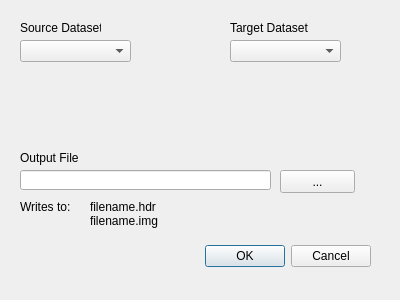
<?xml version="1.0" encoding="UTF-8"?>
<ui version="4.0">
 <class>RegistrationDialog</class>
 <widget class="QDialog" name="RegistrationDialog">
  <property name="geometry">
   <rect>
    <x>0</x>
    <y>0</y>
    <width>400</width>
    <height>300</height>
   </rect>
  </property>
  <property name="windowTitle">
   <string>Registratrion Dialog</string>
  </property>
  <widget class="QDialogButtonBox" name="buttonBox">
   <property name="geometry">
    <rect>
     <x>30</x>
     <y>240</y>
     <width>341</width>
     <height>32</height>
    </rect>
   </property>
   <property name="orientation">
    <enum>Qt::Horizontal</enum>
   </property>
   <property name="standardButtons">
    <set>QDialogButtonBox::Cancel|QDialogButtonBox::Ok</set>
   </property>
  </widget>
  <widget class="QLabel" name="lbl_src_ds">
   <property name="geometry">
    <rect>
     <x>20</x>
     <y>20</y>
     <width>81</width>
     <height>16</height>
    </rect>
   </property>
   <property name="text">
    <string>Source Dataset</string>
   </property>
  </widget>
  <widget class="QLabel" name="lbl_target_ds">
   <property name="geometry">
    <rect>
     <x>230</x>
     <y>20</y>
     <width>81</width>
     <height>16</height>
    </rect>
   </property>
   <property name="text">
    <string>Target Dataset</string>
   </property>
  </widget>
  <widget class="QComboBox" name="src_ds_combo">
   <property name="geometry">
    <rect>
     <x>20</x>
     <y>40</y>
     <width>111</width>
     <height>22</height>
    </rect>
   </property>
  </widget>
  <widget class="QComboBox" name="target_ds_combo">
   <property name="geometry">
    <rect>
     <x>230</x>
     <y>40</y>
     <width>111</width>
     <height>22</height>
    </rect>
   </property>
  </widget>
  <widget class="QLabel" name="lbl_file">
   <property name="geometry">
    <rect>
     <x>20</x>
     <y>150</y>
     <width>81</width>
     <height>16</height>
    </rect>
   </property>
   <property name="text">
    <string>Output File</string>
   </property>
  </widget>
  <widget class="QLineEdit" name="ledit_filename">
   <property name="geometry">
    <rect>
     <x>20</x>
     <y>170</y>
     <width>251</width>
     <height>20</height>
    </rect>
   </property>
  </widget>
  <widget class="QPushButton" name="btn_file">
   <property name="geometry">
    <rect>
     <x>280</x>
     <y>170</y>
     <width>75</width>
     <height>23</height>
    </rect>
   </property>
   <property name="text">
    <string>...</string>
   </property>
  </widget>
  <widget class="QLabel" name="lbl_writes_to">
   <property name="geometry">
    <rect>
     <x>20</x>
     <y>200</y>
     <width>90</width>
     <height>28</height>
    </rect>
   </property>
   <property name="text">
    <string>Writes to:</string>
   </property>
   <property name="alignment">
    <set>Qt::AlignLeading|Qt::AlignLeft|Qt::AlignTop</set>
   </property>
  </widget>
  <widget class="QLabel" name="lbl_filenames_value">
   <property name="geometry">
    <rect>
     <x>90</x>
     <y>200</y>
     <width>401</width>
     <height>28</height>
    </rect>
   </property>
   <property name="text">
    <string>filename.hdr
filename.img</string>
   </property>
   <property name="textFormat">
    <enum>Qt::PlainText</enum>
   </property>
  </widget>
 </widget>
 <resources/>
 <connections>
  <connection>
   <sender>buttonBox</sender>
   <signal>accepted()</signal>
   <receiver>RegistrationDialog</receiver>
   <slot>accept()</slot>
   <hints>
    <hint type="sourcelabel">
     <x>248</x>
     <y>254</y>
    </hint>
    <hint type="destinationlabel">
     <x>157</x>
     <y>274</y>
    </hint>
   </hints>
  </connection>
  <connection>
   <sender>buttonBox</sender>
   <signal>rejected()</signal>
   <receiver>RegistrationDialog</receiver>
   <slot>reject()</slot>
   <hints>
    <hint type="sourcelabel">
     <x>316</x>
     <y>260</y>
    </hint>
    <hint type="destinationlabel">
     <x>286</x>
     <y>274</y>
    </hint>
   </hints>
  </connection>
 </connections>
</ui>
